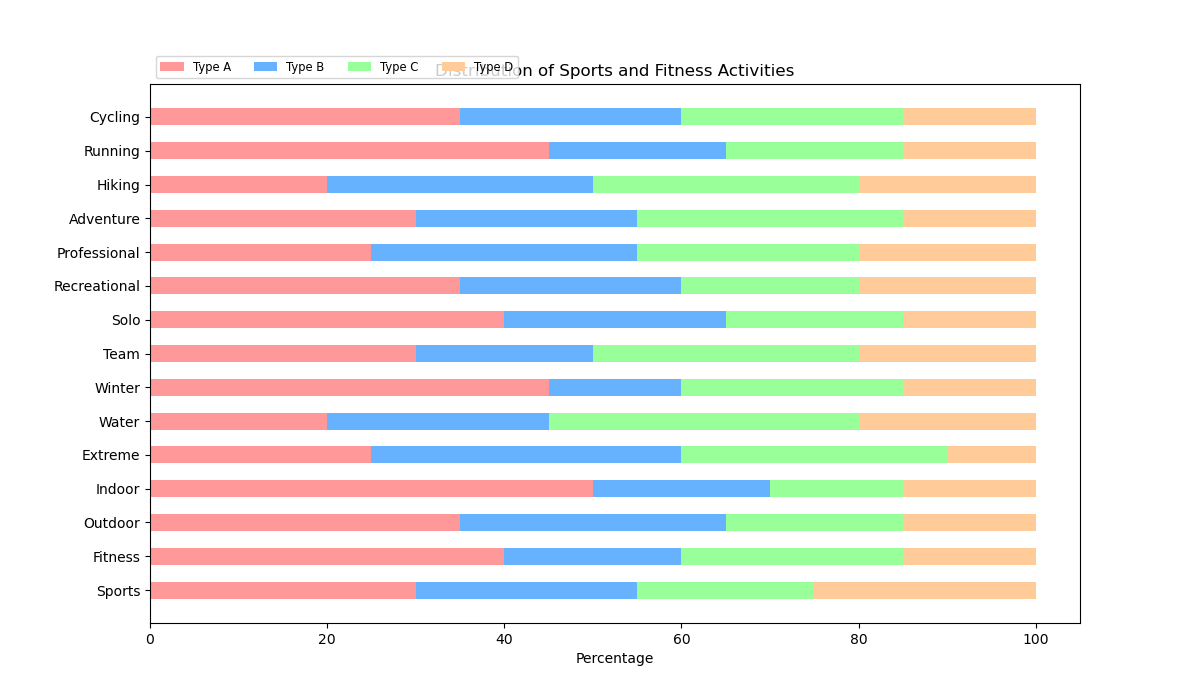

Recreate this plot in Python.

import matplotlib.pyplot as plt
import numpy as np

data = [
    [30, 25, 20, 25],
    [40, 20, 25, 15],
    [35, 30, 20, 15],
    [50, 20, 15, 15],
    [25, 35, 30, 10],
    [20, 25, 35, 20],
    [45, 15, 25, 15],
    [30, 20, 30, 20],
    [40, 25, 20, 15],
    [35, 25, 20, 20],
    [25, 30, 25, 20],
    [30, 25, 30, 15],
    [20, 30, 30, 20],
    [45, 20, 20, 15],
    [35, 25, 25, 15]
]

categories = ['Sports', 'Fitness', 'Outdoor', 'Indoor', 'Extreme', 'Water', 'Winter', 'Team', 'Solo', 'Recreational', 'Professional', 'Adventure', 'Hiking', 'Running', 'Cycling']

data = np.array(data)
data_cumsum = np.cumsum(data, axis=1)
category_colors = ['#FF9999', '#66B2FF', '#99FF99', '#FFCC99']

fig, ax = plt.subplots(figsize=(12, 7))
bar_width = 0.5
for i, (colname, color) in enumerate(zip(['Type A', 'Type B', 'Type C', 'Type D'], category_colors)):
    widths = data[:, i]
    starts = data_cumsum[:, i] - widths
    ax.barh(categories, widths, left=starts, height=bar_width, label=colname, color=color)

ax.set_xlabel('Percentage')
ax.set_title('Distribution of Sports and Fitness Activities')
ax.legend(ncol=4, bbox_to_anchor=(0, 1), loc='lower left', fontsize='small')

plt.show()
